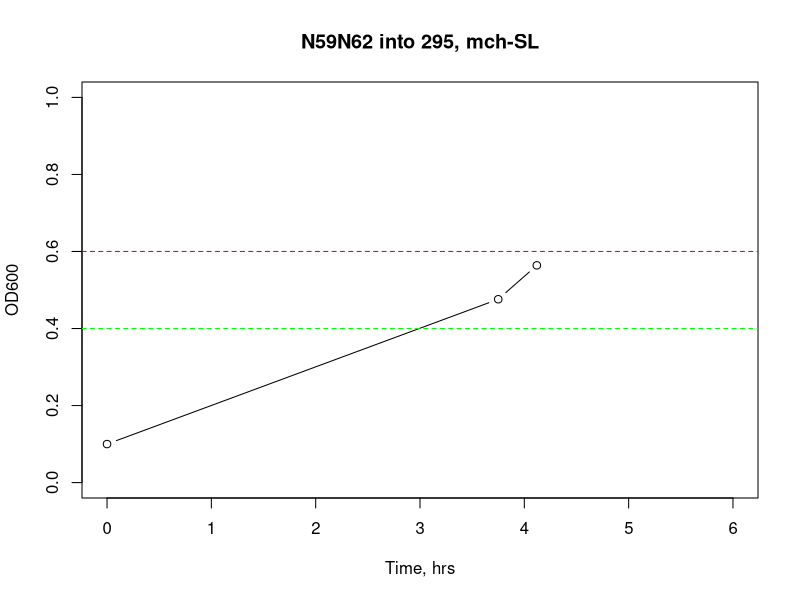

R code for this plot:
png(file = paste(Sys.Date(),"trnfm-yeast-ODs.png", sep = "-"),
    width = 7, 
    height = 7, 
    units = "in",
    res = 300)
plot(x = c(0, 3.75, 4.12),
     y = c(0.1, 0.476, 0.564),
     type = "b",
     xlim = c(0,6),
     ylim = c(0,1),
     xlab = "Time, hrs",
     ylab = "OD600",
     main = "N59N62 into 295, mch-SL")
# points()
abline(h = 0.4,
       lty = 2,
       col = "green")
abline(h = 0.6,
       lty = 2,
       col = "red")
dev.off()
# todo - geralise plot title and legend and extra points
